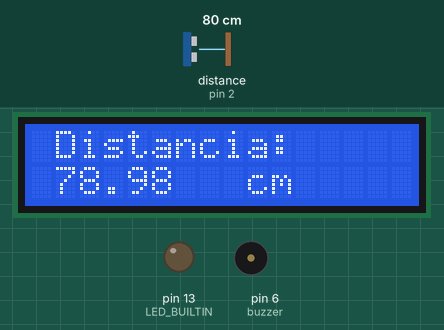
The sketch below on a simulated Arduino Uno, built with avr-gcc and run on an emulated ATmega328P. Parts: 16×2 character LCD, output pins drawn as LEDs (lit = HIGH), buzzer (waves = sounding). Wiring (inferred from the names in the program): ultrasonic range finder: trigger pin 3; echo pin 2. Dashed ring = blinking. The inputs (shaded band) are chosen by the test bench; at power-on: distance to the obstacle (sensor on pin 2) 80 cm. The echo pulse lasts 58.3 µs per cm; pins used as bus, display or sensor lines are not drawn; what the sketch prints to the serial monitor is not drawn.

Above: at 1.2 s.
1.3 s: distance to the obstacle (sensor on pin 2) set to 55 cm
At 1.9 s:
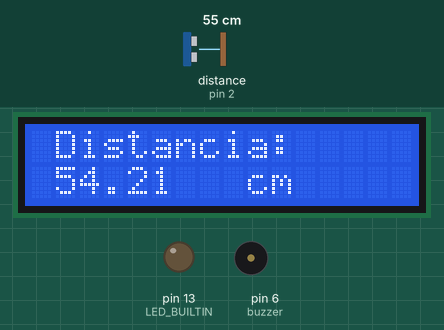
2.9 s: distance to the obstacle (sensor on pin 2) set to 45 cm
At 3.25 s:
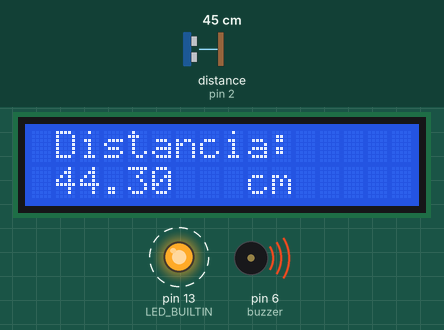
5.9 s: distance to the obstacle (sensor on pin 2) set to 120 cm
At 7.8 s:
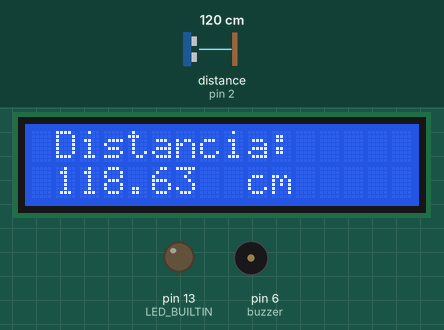
Timing chart, 0 to 9.3 s (numbered marks = the images above; inputs shaded):
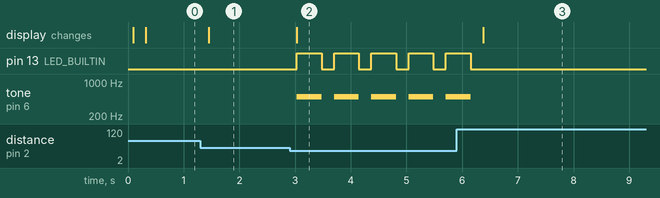

Measured:
- the behaviour switches between 51 and 50 cm on distance to the obstacle (sensor on pin 2) (found by bisection; images 1 and 2)
- after the input at 1.3 s, the display: changes after 0.15 s (image 1)
- after the input at 2.9 s, pin 13 (LED_BUILTIN): alternates HIGH for 0.44 s and LOW for 0.23 s, starting after 0.13 s; tone on pin 6 (buzzer): alternates 500 Hz for 0.44 s and silent for 0.23 s, starting after 0.13 s; the display: changes after 0.13 s (image 2)
- after the input at 5.9 s, pin 13 (LED_BUILTIN): goes on until 6.1 s, then stays LOW; tone on pin 6 (buzzer): goes on until 6.1 s, then stays silent; the display: changes after 0.48 s (image 3)

The sketch:

Pratica03_2.ino
```cpp
#include <LiquidCrystal_I2C.h>

/*****************************************************************************
* HC-SR04 Ultrasonic Sensor
* Code to turn a LED on when an object is within 50cm range
* Author: Kelen C. Teixeira Vivaldini
******************************************************************************/

/* Sonar */
#define echo_PIN 2
#define trigger_PIN 3
float distance;

/* Display */
#define I2C_ADDR    0x27
#define LCD_COLUMNS 16
#define LCD_LINES   2

LiquidCrystal_I2C lcd(I2C_ADDR, LCD_COLUMNS, LCD_LINES);

/* Buzzer */
int buzzer = 6; // Pin connected to the buzzer

void setup() {
  /* Sonar */
  Serial.begin(9600);
  pinMode(LED_BUILTIN, OUTPUT);
  pinMode(trigger_PIN, OUTPUT);
  pinMode(echo_PIN, INPUT);

  /* Display */
  // Initialize the LCD display and turn on backlight
  lcd.init();
  lcd.backlight();

  /* Buzzer */
  pinMode(buzzer, OUTPUT); //Defines the buzzer pin as Output
}

/* Sonar */
float readDistance() {
  digitalWrite(trigger_PIN, LOW);
  delayMicroseconds(2);
  digitalWrite(trigger_PIN, HIGH);
  delayMicroseconds(10);
  digitalWrite(trigger_PIN, LOW);
  int duration = pulseIn(echo_PIN, HIGH);
  distance = duration * 0.034/2;
  Serial.print("Distance: ");
  Serial.println(distance);
  return distance; //Constante obtida com calibração
}

void loop() {
  distance = readDistance();

  lcd.clear();
  lcd.setCursor(1, 0);
  lcd.print("Distancia:");

  lcd.setCursor(1, 1);
  lcd.print(distance);

  lcd.setCursor(9, 1);
  lcd.print("cm");

  if((distance < 50) && (distance > 2)){
    digitalWrite(LED_BUILTIN, 1);
    tone(buzzer, 500); // Activate the buzzer at the frequency relative to C in Hz (Dó)
    delay(distance*10);   // Wait for a while to deactivate
    noTone(buzzer); //Deactivate the buzzer
    digitalWrite(LED_BUILTIN, 0);
  }

  delay(200);
}
```
